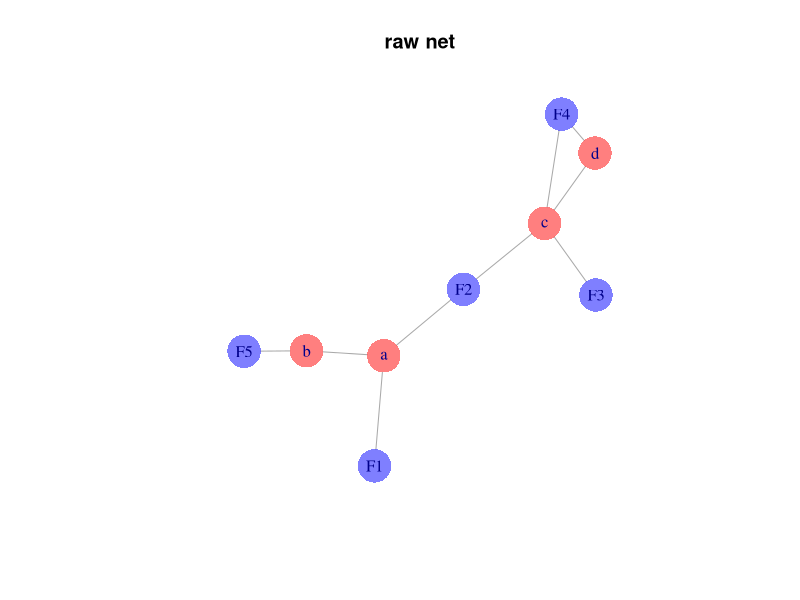
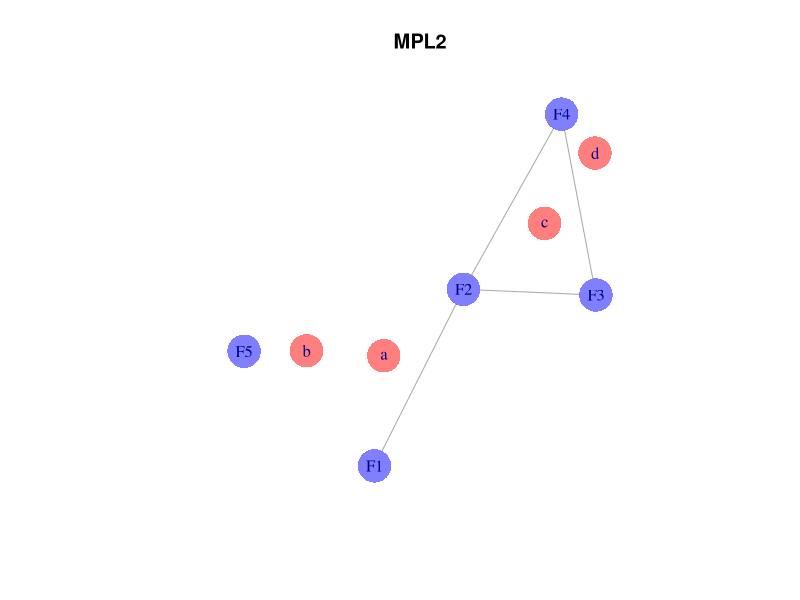
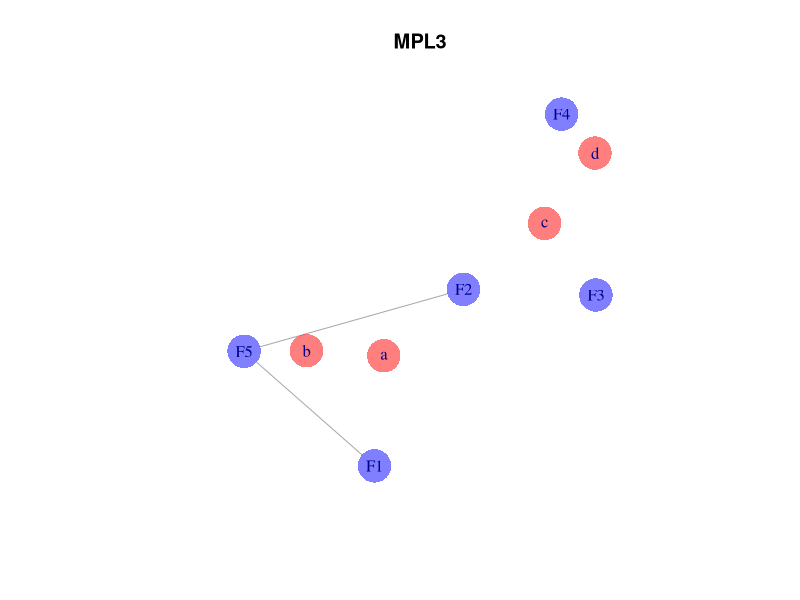

Recreate these plots in R, in order. (Note: this script raises an error after producing the figures.)
## ---- chunk 1

#-----------------------------------
# load libraries
library(igraph)
library(scales)
library(reshape2)
#-----------------------------------
# globals
# function to plot
plotNet <- function(g, ecolor = "black", mycoords = coords, title = ""){
  plot(g, 
       layout=mycoords,
       vertex.color = get.vertex.attribute(graph = g, name = "color"),
       # vertex.frame.color= get.vertex.attribute(graph = g, name = "color"),
       vertex.size = 19,
       vertex.frame.color = "transparent",
       main = title
       # ,vertex.label=NA
       )
}

# ac.dist to edge list format:
gen.mat.to.edge.list<-function(mat,symmetric=TRUE,diagonal=FALSE,text=FALSE){
  #create edge list from matrix
  # if symmetric duplicates are removed
  mat<-as.matrix(mat)
  id<-is.na(mat) # used to allow missing
  mat[id]<-"nna"
  if(symmetric){mat[lower.tri(mat)]<-"na"} # use to allow missing values
  if(!diagonal){diag(mat)<-"na"}
  obj<-melt(mat)
  colnames(obj)<-c("from","to","value")
  obj<-obj[!obj$value=="na",]
  obj$value[obj$value=="nna"]<-NA
  if(!text){obj$value<-as.numeric(as.character(obj$value))}
  return(obj)
  # remove duplicates
}

## ---- chunk 2

# create network
#vertices:
v.df <- data.frame(id = c("F1","F2","F3","F4","F5","a","b","c", "d"),
                   type = c(rep("facility", times = 5),
                            rep("staff", times = 4)))
v.df$color <- ifelse(v.df$type == "facility", alpha("blue",.5), alpha("red",.5))

#edges
e.df <- data.frame(source = c("F1","F2","F2","F3","F4","F4","F5","a","c"),
                    target = c("a","a","c","c","c","d","b","b","d"))

# create igraph object
g <- graph.data.frame(d = e.df, directed = FALSE, v = v.df)

# define layout for raw data
coords.r <- layout.fruchterman.reingold(g)

plotNet(g, mycoords = coords.r, title = "raw net")
## ---- chunk 3
# calculate the shortest distance between all aged cre nodes:
ac.dist <- igraph::distances(g, v = V(g)$type == "facility", 
                               to = V(g)$type == "facility",
                     mode = "all")

# from matrix to edge list
pl.edg <- gen.mat.to.edge.list(ac.dist, symmetric = TRUE,
                                 diagonal = FALSE, text = FALSE)
# subset mpl2
mpl2.edf <- subset(pl.edg, value == 2)

# create network object
g.mpl2 <- graph.data.frame(d = mpl2.edf,
                           directed = FALSE,
                           v = v.df)
plotNet(g.mpl2, mycoords = coords.r, title = "MPL2")

## ---- chunk 4

# subset mpl3
mpl3.edf <- subset(pl.edg, value == 3)

# create network object
g.mpl3 <- graph.data.frame(d = mpl3.edf,
                           directed = FALSE,
                           v = v.df)
plotNet(g.mpl3, mycoords = coords.r, title = "MPL3")

## ---- chunk 5

# vector of facility id
all.facilities <- v.df$id[which(v.df$type == 'facility')] 
  
# subset nodes in neighborhood of facility[i]
vids <- neighborhood(graph = g, order = 3,
                     nodes = all.facilities, mode = "all")

vapply(vids, FUN = function(vx){}  )

# create subgraph with nodes from previous step
ret.g <- induced.subgraph(graph = g, vids = unlist(vids[[1]]),
                             impl = "create_from_scratch")

# return all simple paths for the subgraph
ret.p <- all_simple_paths(graph = ret.g, from = all.facilities[1] , 
                 to = V(ret.g), mode = c("all"))

# subset simple paths of length 3
ret.p <- ret.p[sapply(ret.p, length) == 4] 

# create a function for checking ends
check.ends <- function(x){all(c(as_ids(x[1]), as_ids(x[4])) %in% all.facilities)}

# subset paths with start and end in facility
ret.p <- ret.p[sapply(ret.p, check.ends)]

# keep only first and last node in path (RACFS) to make edge list 
r.edf <- t(sapply(ret.p, function(x){as_ids(x[c(1,4)])}))


# if ret.p > 1 add to edge list


# selegoV <- ego(g, order=1, nodes = selnodes, mode = "all", mindist = 0)
#     
#     extend arm to nodes that are at 3 PL distance from RACFi
#     subset nodes from step 2 to retain RACF nodes only
#     list simple paths between RACFi and nodes from step 3
#     keep paths from step 4 that don’t go through RACFs
#     collapse simple paths to 1st and last node of the path (i.e. RACF-RACF edge)

# }
# https://gist.github.com/JoshuaTPierce/b919168421b40e06481080eb53c3fb2f
